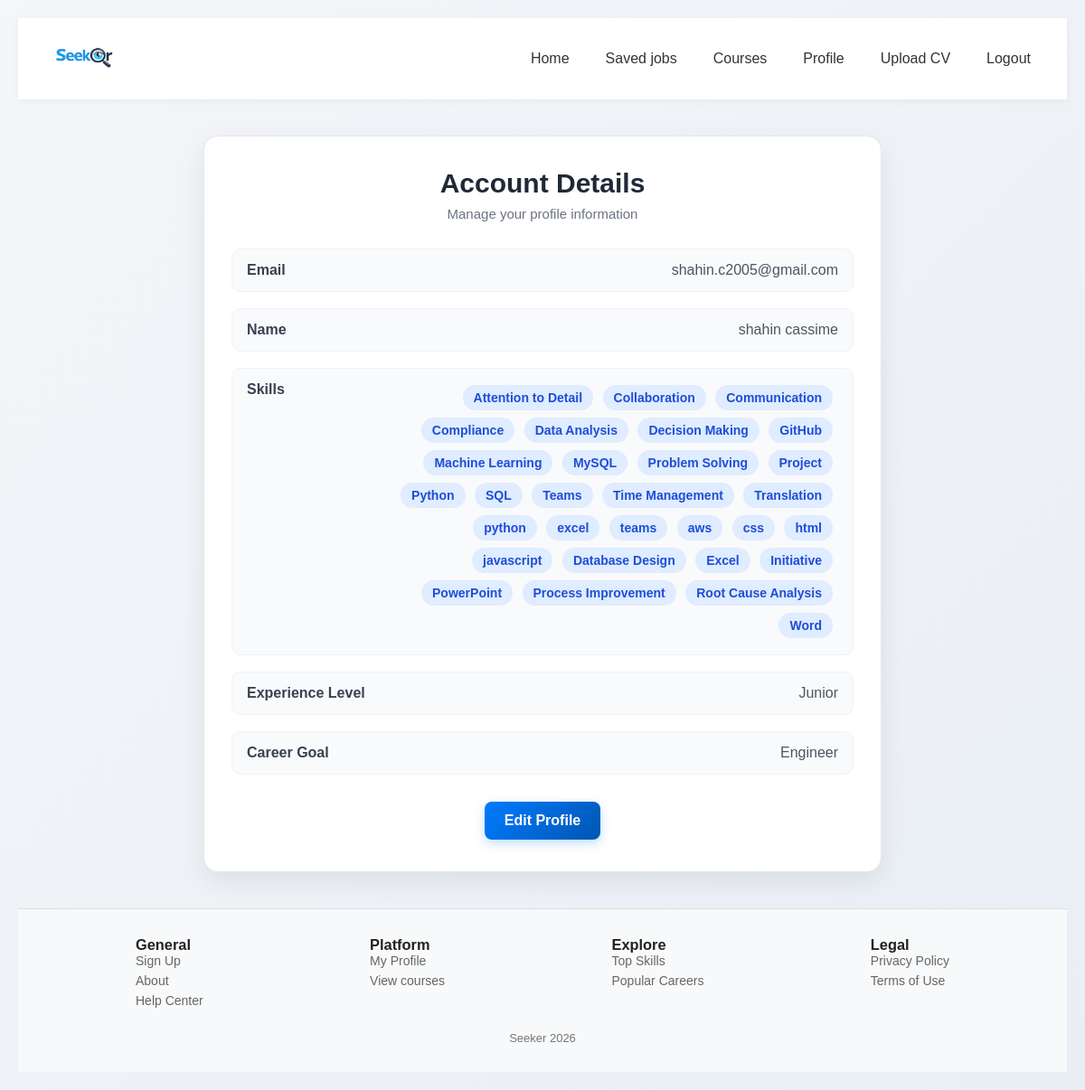
The page /account-page (signed in) on the database its author committed.
### app.py (models this page shows)
class User(db.Model): #user table
    __tablename__="user"
    id = db.Column(db.Integer, primary_key=True)
    email = db.Column(db.String(120), unique=True, nullable=False)
    password = db.Column(db.String(200), nullable=False)
    name = db.Column(db.String(100))
    experience_level=db.Column(db.String(100))
    career_goal= db.Column(db.String(100))
    skills = db.relationship("UserSkill",back_populates="user",cascade="all, delete-orphan")

class UserSkill(db.Model):  #user skill table
    __tablename__="user_skill"
    id = db.Column(db.Integer, primary_key=True)
    user_id=db.Column(db.Integer,db.ForeignKey("user.id"), nullable=False)
    skill_id = db.Column(db.Integer, db.ForeignKey("skill.id"), nullable=False)
    user = db.relationship("User", back_populates="skills")
    skill = db.relationship("Skill", back_populates="users")
    __table_args__ = (
        db.UniqueConstraint("user_id", "skill_id", name="unique_user_skill"),
    )

class Skill(db.Model):   #skill table
    __tablename__="skill"
    id = db.Column(db.Integer, primary_key=True)
    name = db.Column(db.String(120), unique=True, nullable=False)
    users = db.relationship("UserSkill",back_populates="skill",cascade="all, delete-orphan")

### app.py (the view)
@app.route('/account-page', methods=['GET'])
def account_page():
    if 'user' not in session:
        flash('Please login first', 'error')
        return redirect(url_for('login_page'))
    user = User.query.filter_by(email=session['user']).first()
    if not user:
        flash('User not found', 'error')
        return redirect(url_for('login_page'))
    return render_template('account_page.html', user=user)

### templates/account_page.html (shortened to what this page needs)
<!DOCTYPE html>
<html lang="en">
<head>
  <link rel="stylesheet" href="{{ url_for('static', filename='account_page.css') }}">
</head>
<body>
  {% include 'navbar.html' %}
  <div class="account-page">
    <div class="account-card">
      <h1>Account Details</h1>
      <p class="subtitle">Manage your profile information</p>
      <div class="account-info">
        <div class="info-row">
          <span class="label">Email</span>
          <span class="value">{{ user.email }}</span>
        </div>
        <div class="info-row">
          <span class="label">Name</span>
          <span class="value">{{ user.name }}</span>
        </div>
        <div class="info-row">
          <span class="label">Skills</span>
          <span class="value">
            {% for us in user.skills %}
              <span class="skill-badge">{{ us.skill.name }}</span>
            {% endfor %}
          </span>
        </div>
        <div class="info-row">
          <span class="label">Experience Level</span>
          <span class="value">{{ user.experience_level }}</span>
        </div>
        <div class="info-row">
          <span class="label">Career Goal</span>
          <span class="value">{{ user.career_goal }}</span>
        </div>
      </div>
      <div class="account-actions">
        <a href="{{ url_for('edit_account') }}" class="btn">Edit Profile</a>
      </div>
    </div>
  </div>
  {%include 'footer.html'%}
</body>
</html>

### templates/navbar.html (shortened to what this page needs)
<nav class="navbar">
<link rel="stylesheet" href="{{ url_for('static', filename='navbar.css') }}">
<div class="nav-brand">
  <a href="{{ url_for('home_page') }}">
      <img src="{{ url_for('static', filename='logo.png') }}" alt="Seeker Logo" class="logo">
  </a>
</div>
    <ul class="nav-links">
      <li><a href="{{ url_for('home_page') }}" class="{% if request.endpoint == 'home_page' %}active{% endif %}">Home</a></li>
      {%if session.get('user')%}
      <li><a href="{{ url_for('saved_jobs') }}" class="{% if request.endpoint == 'saved_jobs' %}active{% endif %}">Saved jobs</a></li>
      {%endif%}
      <li><a href="{{ url_for('courses_page') }}" class="{% if request.endpoint == 'coureses' %}active{% endif %}">Courses</a></li>
      <li><a href="{{ url_for('account_page') }}" class="{% if request.endpoint == 'account' %}active{% endif %}">Profile</a></li>
      <li><a href="{{ url_for('upload_cv')}}" class ="{% if request.endpoint == 'upload_cv' %} active {% endif %}">Upload CV </a></li>
      {%if session.get('user')%}
      <li><a href="{{url_for('logout')}}"> Logout</a></li>
      {%else%}
      <li><a href="{{ url_for('login_page') }}" class="{% if request.endpoint == 'login_page' %}active{% endif %}">Login</a></li>
      {%endif%}
    </ul>
  </nav>

### templates/footer.html (shortened to what this page needs)
<head>
    <link rel="stylesheet" href="{{ url_for('static', filename='footer.css') }}">
</head>
<footer class="footer">
    <div class="footer-container">
    <div class="footer-column">
        <h3>General</h3>
        <a href="{{ url_for('signup_page') }}">Sign Up</a>
        <a href="{{ url_for('about_us') }}">About</a>
        <a href="{{ url_for('contact_us') }}">Help Center</a>
      </div>
      <div class="footer-column">
        <h3>Platform</h3>
        <ul>
            <a href="{{ url_for('account_page') }}">My Profile</a>
            <a href="{{ url_for('courses_page') }}">View courses</a>
        </ul>
      </div>
      <div class="footer-column">
        <h3>Explore</h3>
        <ul>
          <a>Top Skills</a>
          <a>Popular Careers</a>
        </ul>
      </div>
      <div class="footer-column">
        <h3>Legal</h3>
        <ul>
          <a>Privacy Policy</a>
          <a>Terms of Use</a>
        </ul>
      </div>
    </div>
    <div class="footer-bottom">
      <p>Seeker 2026</p>
    </div>
  </footer>

### static/account_page.css (style rules this page uses)
* { margin: 0; padding: 0; box-sizing: border-box; font-family: Arial, Helvetica, sans-serif; }
body { background: linear-gradient(135deg, #f4f6f9, #e9eef5); min-height: 100vh; padding: 20px; color: #222; }
.account-page { display: flex; justify-content: center; align-items: flex-start; margin-top: 40px; }
.account-card { width: 100%; max-width: 750px; background: #fff; border-radius: 16px; padding: 35px 30px; box-shadow: 0 10px 30px rgba(0, 0, 0, 0.08); border: 1px solid #e5e7eb; }
.account-card h1 { text-align: center; font-size: 30px; margin-bottom: 8px; color: #1f2937; }
.subtitle { text-align: center; color: #6b7280; margin-bottom: 30px; font-size: 15px; }
.account-info { display: flex; flex-direction: column; gap: 18px; }
.info-row { display: flex; justify-content: space-between; align-items: flex-start; gap: 20px; padding: 14px 16px; background-color: #f9fafb; border-radius: 10px; border: 1px solid #eef2f7; }
.label { font-weight: bold; color: #374151; min-width: 150px; }
.value { flex: 1; color: #4b5563; text-align: right; word-break: break-word; }
.skill-badge { display: inline-block; background-color: #e0ecff; color: #1d4ed8; padding: 6px 12px; margin: 4px 6px 4px 0; border-radius: 20px; font-size: 14px; font-weight: 600; }
.account-actions { text-align: center; margin-top: 30px; }
.btn { display: inline-block; padding: 12px 22px; background: linear-gradient(135deg, #007bff, #0056b3); color: white; text-decoration: none; border-radius: 8px; font-weight: bold; transition: 0.3s ease; box-shadow: 0 4px 12px rgba(0, 123, 255, 0.25); }

### static/navbar.css (style rules this page uses)
* { box-sizing: border-box; }
.navbar { background: white; padding: 15px 30px; display: flex; justify-content: space-between; align-items: center; box-shadow: 0 2px 8px rgba(0,0,0,0.05); position: sticky; top: 0; z-index: 1000; }
.nav-brand { display: flex; align-items: center; }
.logo { height: 60px; width: auto; display: block; }
.nav-links { list-style: none; display: flex; gap: 20px; margin: 0; padding: 0; }
.nav-links li a { text-decoration: none; color: #333; font-weight: 500; padding: 6px 10px; border-radius: 5px; transition: 0.2s ease; }

### static/footer.css (style rules this page uses)
.footer { background: #f8f9fa; padding: 30px 20px; margin-top: 40px; border-top: 1px solid #ddd; font-size: 14px; }
.footer-container { max-width: 900px; margin: auto; display: flex; justify-content: space-between; gap: 20px; }
.footer a { color: #666; display: block; margin-bottom: 6px; background: none; border: none; padding: 0; text-decoration: none; }
.footer-bottom { text-align: center; margin-top: 20px; color: #777; font-size: 13px; }

### rows shown on the page
User: email "shahin.c2005@gmail.com", name "shahin cassime", experience_level "Junior", career_goal "Engineer"
UserSkill: skill.name "Attention to Detail"
UserSkill: skill.name "Collaboration"
UserSkill: skill.name "Communication"
UserSkill: skill.name "Compliance"
UserSkill: skill.name "Data Analysis"
UserSkill: skill.name "Decision Making"
UserSkill: skill.name "GitHub"
UserSkill: skill.name "Machine Learning"
UserSkill: skill.name "MySQL"
UserSkill: skill.name "Problem Solving"
UserSkill: skill.name "Project"
UserSkill: skill.name "Python"
UserSkill: skill.name "SQL"
UserSkill: skill.name "Teams"
UserSkill: skill.name "Time Management"
UserSkill: skill.name "Translation"
UserSkill: skill.name "python"
UserSkill: skill.name "excel"
UserSkill: skill.name "teams"
UserSkill: skill.name "aws"
UserSkill: skill.name "css"
UserSkill: skill.name "html"
UserSkill: skill.name "javascript"
UserSkill: skill.name "Database Design"
UserSkill: skill.name "Excel"
UserSkill: skill.name "Initiative"
UserSkill: skill.name "PowerPoint"
UserSkill: skill.name "Process Improvement"
UserSkill: skill.name "Root Cause Analysis"
UserSkill: skill.name "Word"
